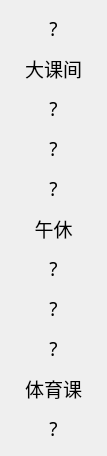
<?xml version="1.0" encoding="UTF-8"?>
<ui version="4.0">
 <class>Schedule</class>
 <widget class="QWidget" name="Schedule">
  <property name="geometry">
   <rect>
    <x>0</x>
    <y>0</y>
    <width>107</width>
    <height>456</height>
   </rect>
  </property>
  <property name="minimumSize">
   <size>
    <width>0</width>
    <height>0</height>
   </size>
  </property>
  <property name="font">
   <font>
    <family>霞鹜文楷</family>
    <pointsize>14</pointsize>
    <stylestrategy>PreferAntialias</stylestrategy>
   </font>
  </property>
  <property name="windowTitle">
   <string>Form</string>
  </property>
  <property name="windowIcon">
   <iconset resource="icon.qrc">
    <normaloff>:/icon/logo.ico</normaloff>:/icon/logo.ico</iconset>
  </property>
  <property name="windowOpacity">
   <double>1.000000000000000</double>
  </property>
  <property name="styleSheet">
   <string notr="true"/>
  </property>
  <layout class="QVBoxLayout" name="verticalLayout_2">
   <item>
    <layout class="QVBoxLayout" name="verticalLayout">
     <item>
      <widget class="QLabel" name="C1">
       <property name="sizePolicy">
        <sizepolicy hsizetype="Preferred" vsizetype="Preferred">
         <horstretch>0</horstretch>
         <verstretch>0</verstretch>
        </sizepolicy>
       </property>
       <property name="font">
        <font>
         <family>霞鹜文楷</family>
         <pointsize>14</pointsize>
         <bold>false</bold>
         <stylestrategy>PreferAntialias</stylestrategy>
        </font>
       </property>
       <property name="text">
        <string>?</string>
       </property>
       <property name="alignment">
        <set>Qt::AlignCenter</set>
       </property>
      </widget>
     </item>
     <item>
      <widget class="QLabel" name="BB1">
       <property name="sizePolicy">
        <sizepolicy hsizetype="Preferred" vsizetype="Preferred">
         <horstretch>0</horstretch>
         <verstretch>0</verstretch>
        </sizepolicy>
       </property>
       <property name="font">
        <font>
         <family>霞鹜文楷</family>
         <pointsize>14</pointsize>
         <bold>false</bold>
         <stylestrategy>PreferAntialias</stylestrategy>
        </font>
       </property>
       <property name="text">
        <string>大课间</string>
       </property>
       <property name="alignment">
        <set>Qt::AlignCenter</set>
       </property>
      </widget>
     </item>
     <item>
      <widget class="QLabel" name="C2">
       <property name="sizePolicy">
        <sizepolicy hsizetype="Preferred" vsizetype="Preferred">
         <horstretch>0</horstretch>
         <verstretch>0</verstretch>
        </sizepolicy>
       </property>
       <property name="font">
        <font>
         <family>霞鹜文楷</family>
         <pointsize>14</pointsize>
         <bold>false</bold>
         <stylestrategy>PreferAntialias</stylestrategy>
        </font>
       </property>
       <property name="text">
        <string>?</string>
       </property>
       <property name="alignment">
        <set>Qt::AlignCenter</set>
       </property>
      </widget>
     </item>
     <item>
      <widget class="QLabel" name="C3">
       <property name="sizePolicy">
        <sizepolicy hsizetype="Preferred" vsizetype="Preferred">
         <horstretch>0</horstretch>
         <verstretch>0</verstretch>
        </sizepolicy>
       </property>
       <property name="font">
        <font>
         <family>霞鹜文楷</family>
         <pointsize>14</pointsize>
         <bold>false</bold>
         <stylestrategy>PreferAntialias</stylestrategy>
        </font>
       </property>
       <property name="text">
        <string>?</string>
       </property>
       <property name="alignment">
        <set>Qt::AlignCenter</set>
       </property>
      </widget>
     </item>
     <item>
      <widget class="QLabel" name="C4">
       <property name="sizePolicy">
        <sizepolicy hsizetype="Preferred" vsizetype="Preferred">
         <horstretch>0</horstretch>
         <verstretch>0</verstretch>
        </sizepolicy>
       </property>
       <property name="font">
        <font>
         <family>霞鹜文楷</family>
         <pointsize>14</pointsize>
         <bold>false</bold>
         <stylestrategy>PreferAntialias</stylestrategy>
        </font>
       </property>
       <property name="text">
        <string>?</string>
       </property>
       <property name="alignment">
        <set>Qt::AlignCenter</set>
       </property>
      </widget>
     </item>
     <item>
      <widget class="QLabel" name="Noon">
       <property name="sizePolicy">
        <sizepolicy hsizetype="Preferred" vsizetype="Preferred">
         <horstretch>0</horstretch>
         <verstretch>0</verstretch>
        </sizepolicy>
       </property>
       <property name="font">
        <font>
         <family>霞鹜文楷</family>
         <pointsize>14</pointsize>
         <bold>false</bold>
         <stylestrategy>PreferAntialias</stylestrategy>
        </font>
       </property>
       <property name="text">
        <string>午休</string>
       </property>
       <property name="alignment">
        <set>Qt::AlignCenter</set>
       </property>
      </widget>
     </item>
     <item>
      <widget class="QLabel" name="C5">
       <property name="sizePolicy">
        <sizepolicy hsizetype="Preferred" vsizetype="Preferred">
         <horstretch>0</horstretch>
         <verstretch>0</verstretch>
        </sizepolicy>
       </property>
       <property name="font">
        <font>
         <family>霞鹜文楷</family>
         <pointsize>14</pointsize>
         <bold>false</bold>
         <stylestrategy>PreferAntialias</stylestrategy>
        </font>
       </property>
       <property name="text">
        <string>?</string>
       </property>
       <property name="alignment">
        <set>Qt::AlignCenter</set>
       </property>
      </widget>
     </item>
     <item>
      <widget class="QLabel" name="C6">
       <property name="sizePolicy">
        <sizepolicy hsizetype="Preferred" vsizetype="Preferred">
         <horstretch>0</horstretch>
         <verstretch>0</verstretch>
        </sizepolicy>
       </property>
       <property name="font">
        <font>
         <family>霞鹜文楷</family>
         <pointsize>14</pointsize>
         <bold>false</bold>
         <stylestrategy>PreferAntialias</stylestrategy>
        </font>
       </property>
       <property name="text">
        <string>?</string>
       </property>
       <property name="alignment">
        <set>Qt::AlignCenter</set>
       </property>
      </widget>
     </item>
     <item>
      <widget class="QLabel" name="C7">
       <property name="sizePolicy">
        <sizepolicy hsizetype="Preferred" vsizetype="Preferred">
         <horstretch>0</horstretch>
         <verstretch>0</verstretch>
        </sizepolicy>
       </property>
       <property name="font">
        <font>
         <family>霞鹜文楷</family>
         <pointsize>14</pointsize>
         <bold>false</bold>
         <stylestrategy>PreferAntialias</stylestrategy>
        </font>
       </property>
       <property name="text">
        <string>?</string>
       </property>
       <property name="alignment">
        <set>Qt::AlignCenter</set>
       </property>
      </widget>
     </item>
     <item>
      <widget class="QLabel" name="BB2">
       <property name="sizePolicy">
        <sizepolicy hsizetype="Preferred" vsizetype="Preferred">
         <horstretch>0</horstretch>
         <verstretch>0</verstretch>
        </sizepolicy>
       </property>
       <property name="font">
        <font>
         <family>霞鹜文楷</family>
         <pointsize>14</pointsize>
         <bold>false</bold>
         <stylestrategy>PreferAntialias</stylestrategy>
        </font>
       </property>
       <property name="text">
        <string>体育课</string>
       </property>
       <property name="alignment">
        <set>Qt::AlignCenter</set>
       </property>
      </widget>
     </item>
     <item>
      <widget class="QLabel" name="C8">
       <property name="enabled">
        <bool>true</bool>
       </property>
       <property name="sizePolicy">
        <sizepolicy hsizetype="Preferred" vsizetype="Preferred">
         <horstretch>0</horstretch>
         <verstretch>0</verstretch>
        </sizepolicy>
       </property>
       <property name="minimumSize">
        <size>
         <width>0</width>
         <height>0</height>
        </size>
       </property>
       <property name="font">
        <font>
         <family>霞鹜文楷</family>
         <pointsize>14</pointsize>
         <bold>false</bold>
         <stylestrategy>PreferAntialias</stylestrategy>
        </font>
       </property>
       <property name="text">
        <string>?</string>
       </property>
       <property name="alignment">
        <set>Qt::AlignCenter</set>
       </property>
      </widget>
     </item>
    </layout>
   </item>
  </layout>
 </widget>
 <resources>
  <include location="icon.qrc"/>
 </resources>
 <connections/>
</ui>
